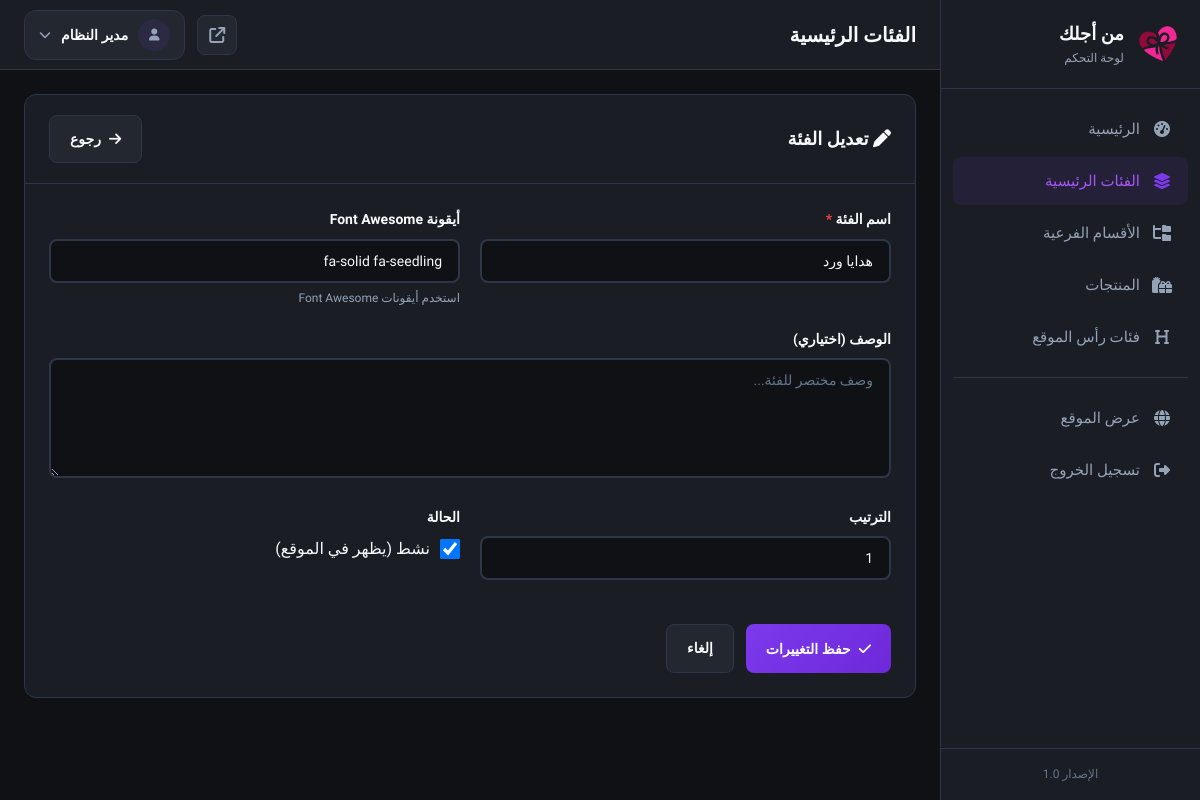
The app's page /admin/categories.php?action=edit&id=1 (signed in) with its own data.
### tables this page shows
CREATE TABLE IF NOT EXISTS categories (
    id INT AUTO_INCREMENT PRIMARY KEY,
    name VARCHAR(100) NOT NULL,
    slug VARCHAR(100) NOT NULL UNIQUE,
    icon VARCHAR(100) DEFAULT 'fa-solid fa-gift',
    description TEXT NULL,
    sort_order INT DEFAULT 0,
    is_active TINYINT(1) DEFAULT 1,
    created_at DATETIME DEFAULT CURRENT_TIMESTAMP,
    updated_at DATETIME DEFAULT CURRENT_TIMESTAMP ON UPDATE CURRENT_TIMESTAMP,
    
    INDEX idx_slug (slug),
    INDEX idx_sort_order (sort_order),
    INDEX idx_is_active (is_active)
);

### admin/categories.php (the view, shortened to what this page needs)
<?php
$db = getDB();
$action = $_GET['action'] ?? 'list';
$editId = isset($_GET['id']) ? (int)$_GET['id'] : 0;
$category = null;
if ($action === 'edit' && $editId) {
    $stmt = $db->prepare("SELECT * FROM categories WHERE id = ?");
    $stmt->execute([$editId]);
    $category = $stmt->fetch();
}
require_once 'includes/header.php';
$categories = [];
?>
<?php if ($action === 'list'): ?>
    <div class="card">
        <div class="card-header">
            <h2 class="card-title">
                <i class="fa-solid fa-layer-group"></i>
                الفئات الرئيسية
            </h2>
            <a href="?action=add" class="btn btn-primary">
                <i class="fa-solid fa-plus"></i>
                إضافة فئة
            </a>
        </div>
        <div class="card-body">
            <?php if (!empty($categories)): ?>
                <div class="table-wrapper">
                    <table class="data-table">
                        <thead>
                            <tr>
                                <th style="width: 60px;">#</th>
                                <th>الأيقونة</th>
                                <th>اسم الفئة</th>
                                <th>الأقسام</th>
                                <th>الترتيب</th>
                                <th>الحالة</th>
                                <th style="width: 150px;">الإجراءات</th>
                            </tr>
                        </thead>
                        <tbody>
                            <?php foreach ($categories as $cat): ?>
                                <tr>
                                    <td data-label="#"><?php echo $cat['id']; ?></td>
                                    <td data-label="الأيقونة">
                                        <span style="font-size: 20px; color: var(--primary);">
                                            <i class="<?php echo htmlspecialchars($cat['icon']); ?>"></i>
                                        </span>
                                    </td>
                                    <td data-label="اسم الفئة">
                                        <strong><?php echo htmlspecialchars($cat['name']); ?></strong>
                                        <br>
                                        <small style="color: var(--text-muted);"><?php echo $cat['slug']; ?></small>
                                    </td>
                                    <td data-label="الأقسام">
                                        <span class="badge badge-<?php echo $cat['subcategories_count'] > 0 ? 'success' : 'warning'; ?>">
                                            <?php echo $cat['subcategories_count']; ?> قسم
                                        </span>
                                    </td>
                                    <td data-label="الترتيب"><?php echo $cat['sort_order']; ?></td>
                                    <td data-label="الحالة">
                                        <?php if ($cat['is_active']): ?>
                                            <span class="badge badge-success">نشط</span>
                                        <?php else: ?>
                                            <span class="badge badge-danger">معطل</span>
                                        <?php endif; ?>
                                    </td>
                                    <td data-label="الإجراءات">
                                        <div class="actions">
                                            <a href="?action=edit&id=<?php echo $cat['id']; ?>"
                                               class="btn btn-sm btn-secondary" title="تعديل">
                                                <i class="fa-solid fa-pen"></i>
                                            </a>
                                            <a href="?action=delete&id=<?php echo $cat['id']; ?>"
                                               class="btn btn-sm btn-danger"
                                               data-confirm="هل أنت متأكد من حذف هذه الفئة؟"
                                               data-delete
                                               title="حذف">
                                                <i class="fa-solid fa-trash"></i>
                                            </a>
                                        </div>
                                    </td>
                                </tr>
                            <?php endforeach; ?>
                        </tbody>
                    </table>
                </div>
            <?php else: ?>
                <div class="empty-state">
                    <i class="fa-solid fa-layer-group"></i>
                    <h3>لا توجد فئات</h3>
                    <p>ابدأ بإضافة فئة جديدة</p>
                    <a href="?action=add" class="btn btn-primary">
                        <i class="fa-solid fa-plus"></i>
                        إضافة فئة
                    </a>
                </div>
            <?php endif; ?>
        </div>
    </div>
<?php else: ?>
    <div class="card">
        <div class="card-header">
            <h2 class="card-title">
                <i class="fa-solid fa-<?php echo $action === 'edit' ? 'pen' : 'plus'; ?>"></i>
                <?php echo $action === 'edit' ? 'تعديل الفئة' : 'إضافة فئة جديدة'; ?>
            </h2>
            <a href="categories.php" class="btn btn-secondary">
                <i class="fa-solid fa-arrow-right"></i>
                رجوع
            </a>
        </div>
        <div class="card-body">
            <form method="POST" action="">
                <div class="form-row">
                    <div class="form-group">
                        <label class="form-label">
                            اسم الفئة <span class="required">*</span>
                        </label>
                        <input type="text" name="name" class="form-input"
                               value="<?php echo htmlspecialchars($category['name'] ?? ''); ?>" required>
                    </div>
                    <div class="form-group">
                        <label class="form-label">أيقونة Font Awesome</label>
                        <input type="text" name="icon" class="form-input"
                               value="<?php echo htmlspecialchars($category['icon'] ?? 'fa-solid fa-gift'); ?>"
                               placeholder="fa-solid fa-gift">
                        <div class="form-hint">
                            استخدم أيقونات <a href="https://fontawesome.com/icons" target="_blank">Font Awesome</a>
                        </div>
                    </div>
                </div>
                <div class="form-group">
                    <label class="form-label">الوصف (اختياري)</label>
                    <textarea name="description" class="form-textarea"
                              placeholder="وصف مختصر للفئة..."><?php echo htmlspecialchars($category['description'] ?? ''); ?></textarea>
                </div>
                <div class="form-row">
                    <div class="form-group">
                        <label class="form-label">الترتيب</label>
                        <input type="number" name="sort_order" class="form-input"
                               value="<?php echo $category['sort_order'] ?? 0; ?>"
                               min="0">
                    </div>
                    <div class="form-group">
                        <label class="form-label">الحالة</label>
                        <label style="display: flex; align-items: center; gap: 10px; cursor: pointer; margin-top: 8px;">
                            <input type="checkbox" name="is_active" value="1"
                                   <?php echo (!$category || $category['is_active']) ? 'checked' : ''; ?>
                                   style="width: 20px; height: 20px;">
                            <span>نشط (يظهر في الموقع)</span>
                        </label>
                    </div>
                </div>
                <div style="display: flex; gap: 12px; margin-top: 24px;">
                    <button type="submit" class="btn btn-primary">
                        <i class="fa-solid fa-check"></i>
                        <?php echo $action === 'edit' ? 'حفظ التغييرات' : 'إضافة الفئة'; ?>
                    </button>
                    <a href="categories.php" class="btn btn-secondary">إلغاء</a>
                </div>
            </form>
        </div>
    </div>
<?php endif; ?>
<?php require_once 'includes/footer.php'; ?>

### admin/assets/css/admin.css (style rules this page uses)
:root { --primary: #7c3aed; --primary-dark: #6d28d9; --primary-light: #a855f7; --primary-soft: rgba(124, 58, 237, 0.1); --success: #22c55e; --success-soft: rgba(34, 197, 94, 0.1); --warning: #f59e0b; --warning-soft: rgba(245, 158, 11, 0.1); --danger: #ef4444; --danger-soft: rgba(239, 68, 68, 0.1); --info: #3b82f6; --info-soft: rgba(59, 130, 246, 0.1); --bg-dark: #0f1115; --bg-card: #1a1d24; --bg-hover: #232830; --bg-elevated: #21252d; --text: #f8fafc; --text-muted: #94a3b8; --text-light: #64748b; --border: #2d3748; --border-light: #374151; --sidebar-width: 260px; --topbar-height: 70px; --radius: 12px; --radius-sm: 8px; --shadow: 0 4px 20px rgba(0, 0, 0, 0.3); --transition: 0.3s ease; }
* { margin: 0; padding: 0; box-sizing: border-box; }
body { font-family: 'Tajawal', sans-serif; background: var(--bg-dark); color: var(--text); line-height: 1.6; min-height: 100vh; }
a { text-decoration: none; color: inherit; }
.card { background: var(--bg-card); border: 1px solid var(--border); border-radius: var(--radius); overflow: hidden; }
.card-header { padding: 20px 24px; border-bottom: 1px solid var(--border); display: flex; align-items: center; justify-content: space-between; gap: 16px; }
.card-title { font-size: 18px; font-weight: 700; color: var(--text); }
.card-body { padding: 24px; }
.btn { display: inline-flex; align-items: center; justify-content: center; gap: 8px; padding: 12px 20px; font-size: 14px; font-weight: 600; font-family: inherit; border-radius: var(--radius-sm); border: none; cursor: pointer; transition: all var(--transition); }
.btn-primary { background: linear-gradient(135deg, var(--primary) 0%, var(--primary-dark) 100%); color: white; }
.btn-secondary { background: var(--bg-hover); color: var(--text); border: 1px solid var(--border); }
.form-group { margin-bottom: 20px; }
.form-label { display: block; font-size: 14px; font-weight: 600; color: var(--text); margin-bottom: 8px; }
.form-label .required { color: var(--danger); }
.form-input, .form-select, .form-textarea { width: 100%; padding: 12px 16px; font-size: 14px; font-family: inherit; background: var(--bg-dark); border: 2px solid var(--border); border-radius: var(--radius-sm); color: var(--text); transition: all var(--transition); }
.form-input::placeholder, .form-textarea::placeholder { color: var(--text-light); }
.form-textarea { min-height: 120px; resize: vertical; }
.form-hint { font-size: 12px; color: var(--text-muted); margin-top: 6px; }
.form-row { display: grid; grid-template-columns: repeat(2, 1fr); gap: 20px; }

### records on screen
categories: name "هدايا ورد", icon "fa-solid fa-seedling", sort_order "1", is_active "☑"

### other values on screen
$item['label'] "الرئيسية"
$item['label'] "الفئات الرئيسية"
$item['label'] "الأقسام الفرعية"
$item['label'] "المنتجات"
$item['label'] "فئات رأس الموقع"
$pageTitle "الفئات الرئيسية"
$currentAdmin['full_name'] "مدير النظام"
